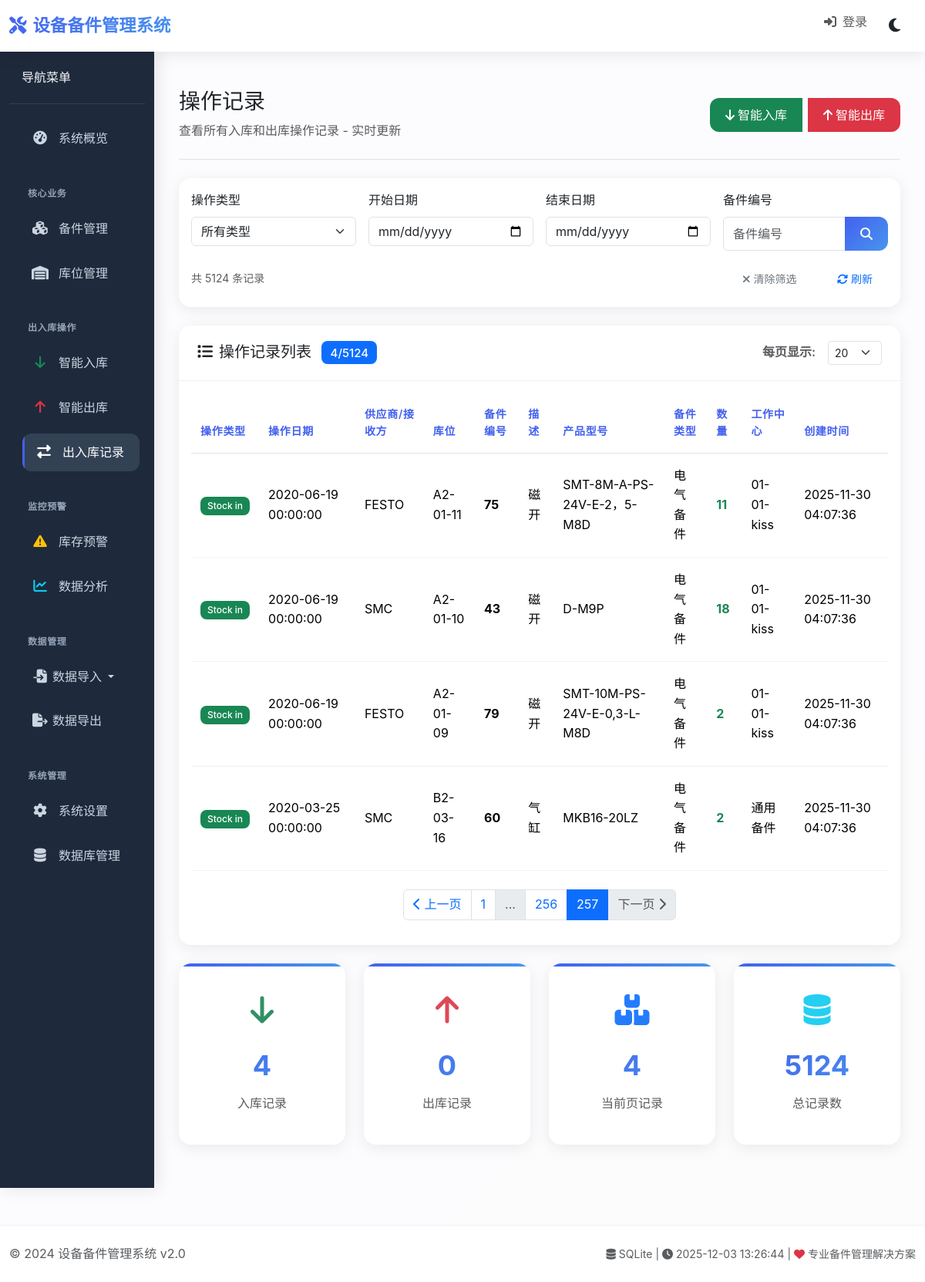
The app's page /operation_records?page=257&operation_type=&date_from=&date_to=&part_no=&per_page=20 with its own data.
### tables this page shows
CREATE TABLE operation_records (
                id INTEGER PRIMARY KEY AUTOINCREMENT,
                operation_type TEXT NOT NULL,
                operation_date TIMESTAMP DEFAULT CURRENT_TIMESTAMP,
                supplier_recipient TEXT,
                location TEXT,
                part_no TEXT,
                description TEXT,
                part_type TEXT,
                product_model TEXT,
                quantity INTEGER,
                work_center TEXT,
                created_date TIMESTAMP DEFAULT CURRENT_TIMESTAMP
            );

### routes/operation_routes.py (the view)
    @app.route('/operation_records')
    def operation_records():
        try:
            operation_type = request.args.get('operation_type', '')
            date_from = request.args.get('date_from', '')
            date_to = request.args.get('date_to', '')
            part_no = request.args.get('part_no', '')
            page = safe_int(request.args.get('page', 1))
            per_page = safe_int(request.args.get('per_page', 20))
            app.logger.info(f"操作记录查询参数: operation_type={operation_type}, part_no={part_no}")
            db_manager = DatabaseManager()
            with db_manager.get_connection() as conn:
                query = '''
                    SELECT
                        id,
                        operation_type,
                        operation_date,
                        supplier_recipient,
                        location,
                        part_no,
                        description,
                        part_type,
                        product_model,
                        quantity,
                        work_center,
                        created_date
                    FROM operation_records
                    WHERE 1=1
                '''
                params = []
                if operation_type:
                    query += ' AND operation_type = ?'
                    params.append(operation_type)
                if part_no:
                    query += ' AND part_no LIKE ?'
                    params.append(f'%{part_no}%')
                if date_from:
                    query += ' AND DATE(operation_date) >= ?'
                    params.append(date_from)
                if date_to:
                    query += ' AND DATE(operation_date) <= ?'
                    params.append(date_to)
                query += ' ORDER BY operation_date DESC, id DESC'
                count_query = f'SELECT COUNT(*) FROM ({query})'
                total_operations = conn.execute(count_query, params).fetchone()[0]
                query += ' LIMIT ? OFFSET ?'
                params.extend([per_page, (page - 1) * per_page])
                cursor = conn.execute(query, params)
                operations = cursor.fetchall()
                processed_operations = []
                for op in operations:
                    op_list = list(op)
                    if op_list[2]:  # operation_date
                        op_list[2] = format_datetime_for_display(op_list[2])
                    if op_list[11]:  # created_date
                        op_list[11] = format_datetime_for_display(op_list[11])
                    app.logger.info(f"操作记录 {op_list[0]}: 供应商={op_list[3]}, 操作类型={op_list[1]}")
                    processed_operations.append(tuple(op_list))
            return render_template('operation_records.html',
                                   operations=processed_operations,
                                   total_operations=total_operations,
                                   page=page,
                                   per_page=per_page,
                                   operation_type=operation_type,
                                   date_from=date_from,
                                   date_to=date_to,
                                   part_no=part_no,
                                   now=datetime.datetime.now())
        except Exception as e:
            app.logger.error(f"加载操作记录失败: {str(e)}")
            flash('加载操作记录失败', 'danger')
            return render_template('operation_records.html',
                                   operations=[],
                                   total_operations=0,
                                   page=1,
                                   per_page=20,
                                   operation_type='',
                                   date_from='',
                                   date_to='',
                                   part_no='',
                                   now=datetime.datetime.now())

### models/database.py (called while the page is built)
    def _init_db(self):
        os.makedirs(os.path.dirname(self.db_path) if os.path.dirname(self.db_path) else '.', exist_ok=True)
        with self._get_raw_connection() as conn:
            conn.execute("PRAGMA foreign_keys = ON")
            conn.execute("PRAGMA journal_mode = WAL")
            conn.execute("PRAGMA synchronous = NORMAL")
            conn.execute("PRAGMA cache_size = 100000")
            conn.execute("PRAGMA temp_store = MEMORY")
            conn.execute("PRAGMA mmap_size = 268435456")
            conn.execute("PRAGMA page_size = 4096")
            conn.execute("PRAGMA busy_timeout = 10000")

    @contextmanager
    def _get_raw_connection(self):
        conn = None
        try:
            conn = sqlite3.connect(
                self.db_path,
                timeout=30.0,
                check_same_thread=False,
                isolation_level=None
            )
            conn.row_factory = sqlite3.Row
            yield conn
        finally:
            if conn:
                conn.close()

### utils/helpers.py (called while the page is built)
def safe_int(value, default=0):
    if value is None or value == '':
        return default
    try:
        return int(float(str(value)))
    except (ValueError, TypeError):
        return default

### templates/operation_records.html (shortened to what this page needs)
{% extends "base.html" %}
{% block content %}
<div class="d-flex justify-content-between flex-wrap flex-md-nowrap align-items-center pt-3 pb-4 mb-4 border-bottom">
    <div>
        <h1 class="h3 mb-2">操作记录</h1>
        <p class="text-muted mb-0">查看所有入库和出库操作记录 - 实时更新</p>
    </div>
    <div class="btn-toolbar mb-2 mb-md-0">
        <div class="btn-group">
            <a href="{{ url_for('smart_inbound') }}" class="btn btn-success me-2">
                <i class="fas fa-arrow-down me-1"></i>智能入库
            </a>
            <a href="{{ url_for('smart_outbound') }}" class="btn btn-danger">
                <i class="fas fa-arrow-up me-1"></i>智能出库
            </a>
        </div>
    </div>
</div>
<div class="card mb-4">
    <div class="card-body">
        <form method="get" class="row g-3" id="filterForm">
            <div class="col-md-3">
                <label class="form-label">操作类型</label>
                <select class="form-select" name="operation_type" onchange="this.form.submit()">
                    <option value="">所有类型</option>
                </select>
            </div>
            <div class="col-md-3">
                <label class="form-label">开始日期</label>
                <input type="date" class="form-control" name="date_from" value="{{ date_from }}" onchange="this.form.submit()">
            </div>
            <div class="col-md-3">
                <label class="form-label">结束日期</label>
                <input type="date" class="form-control" name="date_to" value="{{ date_to }}" onchange="this.form.submit()">
            </div>
            <div class="col-md-3">
                <label class="form-label">备件编号</label>
                <div class="input-group">
                    <input type="text" class="form-control" name="part_no" value="{{ part_no }}" placeholder="备件编号">
                    <button type="submit" class="btn btn-primary">
                        <i class="fas fa-search"></i>
                    </button>
                </div>
            </div>
            <div class="col-12">
                <div class="d-flex justify-content-between align-items-center">
                    <small class="text-muted">共 {{ total_operations }} 条记录</small>
                    <div>
                        <button type="button" class="btn btn-outline-secondary btn-sm" onclick="clearFilters()">
                            <i class="fas fa-times me-1"></i>清除筛选
                        </button>
                        <button type="button" class="btn btn-outline-primary btn-sm ms-2" onclick="refreshData()">
                            <i class="fas fa-sync-alt me-1"></i>刷新
                        </button>
                    </div>
                </div>
            </div>
        </form>
    </div>
</div>
<div class="card">
    <div class="card-header d-flex justify-content-between align-items-center">
        <h5 class="card-title mb-0">
            <i class="fas fa-list me-2"></i>操作记录列表
            {% if operations %}
            <span class="badge bg-primary ms-2">{{ operations|length }}/{{ total_operations }}</span>
            {% endif %}
        </h5>
        <div class="d-flex align-items-center">
            <span class="text-muted me-3">每页显示:</span>
            <select class="form-select form-select-sm" style="width: auto;" onchange="changePerPage(this.value)">
                <option value="20" {% if per_page == 20 %}selected{% endif %}>20</option>
            </select>
        </div>
    </div>
    <div class="card-body">
        {% if operations %}
        <div class="table-responsive">
            <table class="table table-hover">
    <thead>
        <tr>
            <th>操作类型</th>
            <th>操作日期</th>
            <th>供应商/接收方</th>
            <th>库位</th>
            <th>备件编号</th>
            <th>描述</th>
            <th>产品型号</th>
            <th>备件类型</th>
            <th>数量</th>
            <th>工作中心</th>
            <th>创建时间</th>
        </tr>
    </thead>
    <tbody>
        {% for record in operations %}
        <tr>
            <td>
                {% if 'out' in record[1].lower() %}
                <span class="badge bg-danger">{{ record[1] }}</span>
                {% else %}
                <span class="badge bg-success">{{ record[1] }}</span>
                {% endif %}
            </td>
            <td>{{ record[2] }}</td>
            <td>{{ record[3] or '-' }}</td>
            <td>{{ record[4] or '-' }}</td>
            <td><strong>{{ record[5] }}</strong></td>
            <td>{{ record[6] or '-' }}</td>
            <td>{{ record[7] or '-' }}</td>
            <td>{{ record[8] or '-' }}</td>
            <td>
                <span class="fw-bold {% if record[9] < 0 %}text-danger{% else %}text-success{% endif %}">
                    {{ record[9] }}
                </span>
            </td>
            <td>{{ record[10] or '-' }}</td>
            <td>{{ record[11] }}</td>
        </tr>
        {% endfor %}
    </tbody>
</table>
        </div>
        {% if total_operations > per_page %}
        <nav aria-label="Page navigation" class="mt-4">
            <ul class="pagination justify-content-center">
                {% set total_pages = (total_operations / per_page)|round(0, 'ceil')|int %}
                {% set current_page = page %}
                <li class="page-item {% if current_page == 1 %}disabled{% endif %}">
                    <a class="page-link" href="{{ url_for('operation_records', page=current_page-1, operation_type=operation_type, date_from=date_from, date_to=date_to, part_no=part_no, per_page=per_page) }}">
                        <i class="fas fa-chevron-left"></i> 上一页
                    </a>
                </li>
                {% for p in range(1, total_pages + 1) %}
                    {% if p == 1 or p == total_pages or (p >= current_page - 1 and p <= current_page + 1) %}
                    <li class="page-item {% if p == current_page %}active{% endif %}">
                        <a class="page-link" href="{{ url_for('operation_records', page=p, operation_type=operation_type, date_from=date_from, date_to=date_to, part_no=part_no, per_page=per_page) }}">
                            {{ p }}
                        </a>
                    </li>
                    {% elif p == current_page - 2 or p == current_page + 2 %}
                    <li class="page-item disabled">
                        <span class="page-link">...</span>
                    </li>
                    {% endif %}
                {% endfor %}
                <li class="page-item {% if current_page == total_pages %}disabled{% endif %}">
                    <a class="page-link" href="{{ url_for('operation_records', page=current_page+1, operation_type=operation_type, date_from=date_from, date_to=date_to, part_no=part_no, per_page=per_page) }}">
                        下一页 <i class="fas fa-chevron-right"></i>
                    </a>
                </li>
            </ul>
        </nav>
        {% endif %}
        {% endif %}
    </div>
</div>
{% if operations %}
<div class="row mt-4">
    <div class="col-md-3">
        <div class="card stat-card">
            <div class="card-body text-center">
                <i class="fas fa-arrow-down text-success"></i>
                <div class="number">
                    {% set inbound_count = operations|selectattr('1', 'equalto', 'Stock in')|list|length %}
                    {{ inbound_count }}
                </div>
                <div class="text-muted">入库记录</div>
            </div>
        </div>
    </div>
    <div class="col-md-3">
        <div class="card stat-card">
            <div class="card-body text-center">
                <i class="fas fa-arrow-up text-danger"></i>
                <div class="number">
                    {% set outbound_count = operations|selectattr('1', 'equalto', 'Stock out')|list|length %}
                    {{ outbound_count }}
                </div>
                <div class="text-muted">出库记录</div>
            </div>
        </div>
    </div>
    <div class="col-md-3">
        <div class="card stat-card">
            <div class="card-body text-center">
                <i class="fas fa-boxes text-primary"></i>
                <div class="number">{{ operations|length }}</div>
                <div class="text-muted">当前页记录</div>
            </div>
        </div>
    </div>
    <div class="col-md-3">
        <div class="card stat-card">
            <div class="card-body text-center">
                <i class="fas fa-database text-info"></i>
                <div class="number">{{ total_operations }}</div>
                <div class="text-muted">总记录数</div>
            </div>
        </div>
    </div>
</div>
{% endif %}
{% endblock %}

### templates/base.html (style rules this page uses)
:root { --primary: #4361ee; --primary-dark: #3a56d4; --secondary: #6c757d; --success: #4cc9f0; --info: #4895ef; --warning: #f72585; --danger: #e63946; --light: #f8f9fa; --dark: #212529; --sidebar-bg: #1e293b; --sidebar-hover: #334155; --card-shadow: 0 4px 20px rgba(0,0,0,0.08); --transition: all 0.3s cubic-bezier(0.4, 0, 0.2, 1); }
body { font-family: -apple-system, BlinkMacSystemFont, 'Segoe UI', 'Microsoft YaHei', Roboto, Oxygen, Ubuntu, Cantarell, 'Open Sans', 'Helvetica Neue', sans-serif; background: linear-gradient(135deg, #667eea 0%, #764ba2 100%); min-height: 100vh; line-height: 1.6; font-weight: 400; }
.card { border: none; border-radius: 1rem; box-shadow: var(--card-shadow); transition: var(--transition); background: rgba(255, 255, 255, 0.95); margin-bottom: 1.5rem; overflow: hidden; }
.card-header { background: rgba(255, 255, 255, 0.9); border-bottom: 1px solid rgba(0,0,0,0.05); padding: 1.25rem 1.5rem; font-weight: 600; }
.stat-card { text-align: center; padding: 1.5rem; position: relative; overflow: hidden; }
.stat-card::before { content: ''; position: absolute; top: 0; left: 0; right: 0; height: 4px; background: linear-gradient(90deg, var(--primary), var(--info)); }
.stat-card i { font-size: 2.5rem; margin-bottom: 1rem; opacity: 0.9; }
.stat-card .number { font-size: 2.25rem; font-weight: 700; margin: 0.5rem 0; background: linear-gradient(135deg, var(--primary), var(--info)); -webkit-background-clip: text; -webkit-text-fill-color: transparent; }
.table { --bs-table-bg: transparent; margin-bottom: 0; }
.table th { border-top: none; font-weight: 600; color: var(--primary); font-size: 0.875rem; text-transform: uppercase; letter-spacing: 0.05em; padding: 1rem 0.75rem; }
.table td { padding: 1rem 0.75rem; vertical-align: middle; border-color: rgba(0,0,0,0.05); }
.badge { font-size: 0.75em; padding: 0.5em 0.75em; font-weight: 500; border-radius: 0.5rem; }
.btn { border-radius: 0.75rem; font-weight: 500; padding: 0.625rem 1.25rem; transition: var(--transition); border: none; }
.btn-primary { background: linear-gradient(135deg, var(--primary), var(--info)); }

### records on screen
operation_records: operation_type "Stock in", operation_date "2020-06-19 00:00:00", supplier_recipient "FESTO", location "A2-01-11", part_no "75", description "磁开", part_type "SMT-8M-A-PS-24V-E-2，5-M8D", product_model "电气备件", quantity "11", work_center "01-01-kiss", created_date "2025-11-30 04:07:36"
operation_records: operation_type "Stock in", operation_date "2020-06-19 00:00:00", supplier_recipient "SMC", location "A2-01-10", part_no "43", description "磁开", part_type "D-M9P", product_model "电气备件", quantity "18", work_center "01-01-kiss", created_date "2025-11-30 04:07:36"
operation_records: operation_type "Stock in", operation_date "2020-06-19 00:00:00", supplier_recipient "FESTO", location "A2-01-09", part_no "79", description "磁开", part_type "SMT-10M-PS-24V-E-0,3-L-M8D", product_model "电气备件", quantity "2", work_center "01-01-kiss", created_date "2025-11-30 04:07:36"
operation_records: operation_type "Stock in", operation_date "2020-03-25 00:00:00", supplier_recipient "SMC", location "B2-03-16", part_no "60", description "气缸", part_type "MKB16-20LZ", product_model "电气备件", quantity "2", work_center "通用备件", created_date "2025-11-30 04:07:36"

### other values on screen
{{ total_operations }} "5124"
{{ operations|length }} "4"
{{ p }} "1" "256" "257"
{{ inbound_count }} "4"
{{ outbound_count }} "0"
